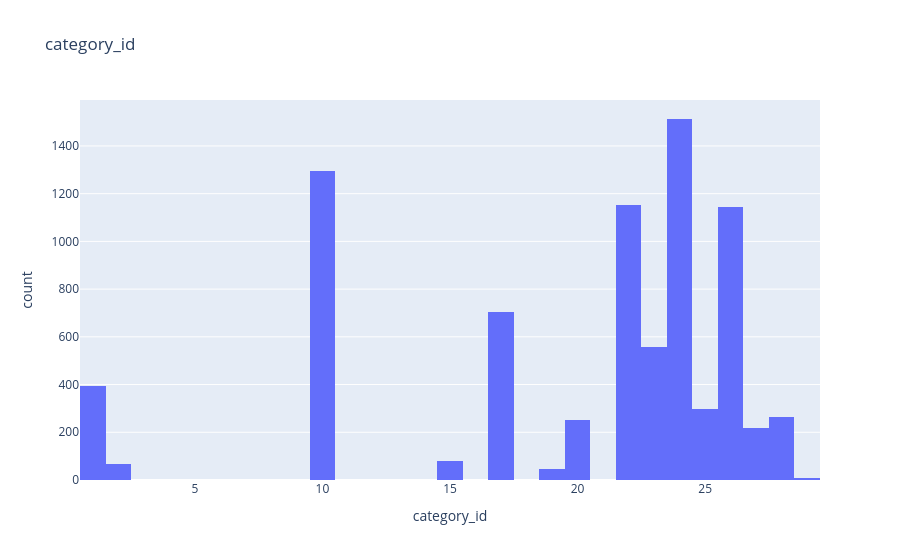
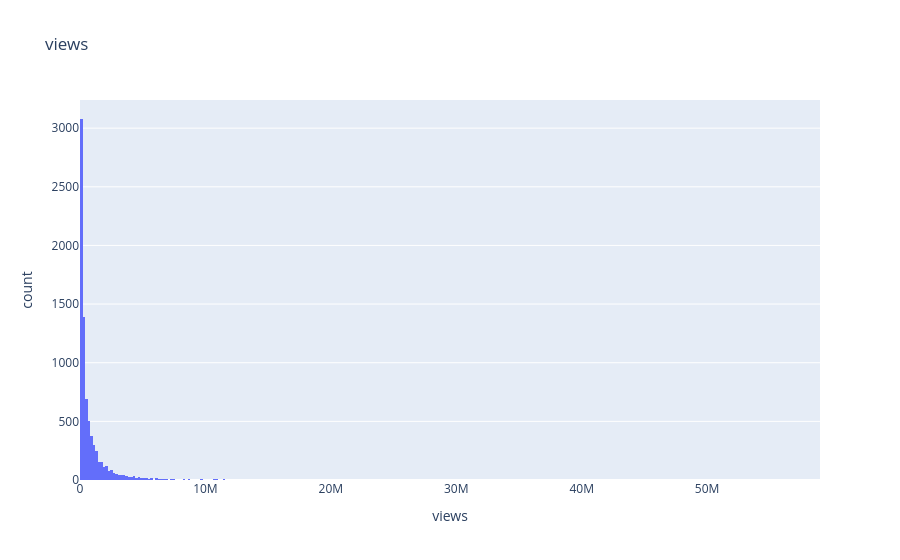
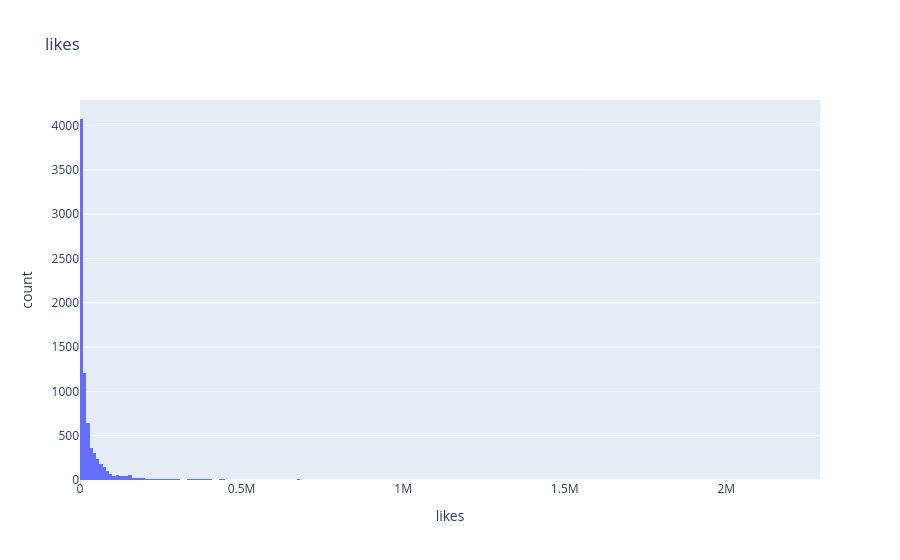
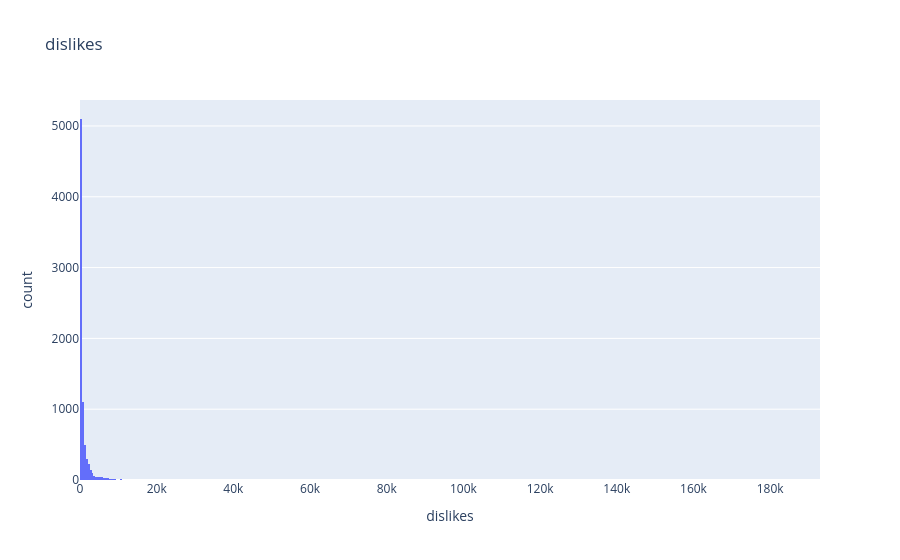

The notebook cell these images were saved under, in order:
### Markdown cell above
## EDA numericas

### Code cell
for col in ls_cont:
    fig = px.histogram(df.reset_index(), x=col, title=col)
    fig.show()

### Figure 1 — Plotly figure (JSON) as saved in the notebook; plotly's stock layout.template omitted (floating-point values rounded to 4 significant figures; data arrays with more than 128 entries replaced by an {"elided": "..."} marker saying what was removed)
{"data": [{"bingroup": "x", "hovertemplate": "category_id=%{x}<br>count=%{y}<extra></extra>", "legendgroup": "", "marker": {"color": "#636efa", "pattern": {"shape": ""}}, "name": "", "orientation": "v", "showlegend": false, "type": "histogram", "x": {"elided": "7993 int values"}, "xaxis": "x", "yaxis": "y"}], "layout": {"barmode": "relative", "legend": {"tracegroupgap": 0}, "title": {"text": "category_id"}, "xaxis": {"anchor": "y", "domain": [0, 1], "title": {"text": "category_id"}}, "yaxis": {"anchor": "x", "domain": [0, 1], "title": {"text": "count"}}}}

### Figure 2 — Plotly figure (JSON) as saved in the notebook; plotly's stock layout.template omitted (floating-point values rounded to 4 significant figures; data arrays with more than 128 entries replaced by an {"elided": "..."} marker saying what was removed)
{"data": [{"bingroup": "x", "hovertemplate": "views=%{x}<br>count=%{y}<extra></extra>", "legendgroup": "", "marker": {"color": "#636efa", "pattern": {"shape": ""}}, "name": "", "orientation": "v", "showlegend": false, "type": "histogram", "x": {"elided": "7993 int values"}, "xaxis": "x", "yaxis": "y"}], "layout": {"barmode": "relative", "legend": {"tracegroupgap": 0}, "title": {"text": "views"}, "xaxis": {"anchor": "y", "domain": [0, 1], "title": {"text": "views"}}, "yaxis": {"anchor": "x", "domain": [0, 1], "title": {"text": "count"}}}}

### Figure 3 — Plotly figure (JSON) as saved in the notebook; plotly's stock layout.template omitted (floating-point values rounded to 4 significant figures; data arrays with more than 128 entries replaced by an {"elided": "..."} marker saying what was removed)
{"data": [{"bingroup": "x", "hovertemplate": "likes=%{x}<br>count=%{y}<extra></extra>", "legendgroup": "", "marker": {"color": "#636efa", "pattern": {"shape": ""}}, "name": "", "orientation": "v", "showlegend": false, "type": "histogram", "x": {"elided": "7993 int values"}, "xaxis": "x", "yaxis": "y"}], "layout": {"barmode": "relative", "legend": {"tracegroupgap": 0}, "title": {"text": "likes"}, "xaxis": {"anchor": "y", "domain": [0, 1], "title": {"text": "likes"}}, "yaxis": {"anchor": "x", "domain": [0, 1], "title": {"text": "count"}}}}

### Figure 4 — Plotly figure (JSON) as saved in the notebook; plotly's stock layout.template omitted (floating-point values rounded to 4 significant figures; data arrays with more than 128 entries replaced by an {"elided": "..."} marker saying what was removed)
{"data": [{"bingroup": "x", "hovertemplate": "dislikes=%{x}<br>count=%{y}<extra></extra>", "legendgroup": "", "marker": {"color": "#636efa", "pattern": {"shape": ""}}, "name": "", "orientation": "v", "showlegend": false, "type": "histogram", "x": {"elided": "7993 int values"}, "xaxis": "x", "yaxis": "y"}], "layout": {"barmode": "relative", "legend": {"tracegroupgap": 0}, "title": {"text": "dislikes"}, "xaxis": {"anchor": "y", "domain": [0, 1], "title": {"text": "dislikes"}}, "yaxis": {"anchor": "x", "domain": [0, 1], "title": {"text": "count"}}}}
